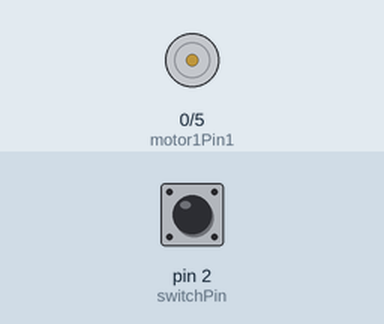
Simulated run of this sketch. Board: Arduino Uno, built with avr-gcc and run on an emulated ATmega328P. Shown: motor-driver pin pairs drawn as motors (green arrow = first pin HIGH = forward, orange = second pin HIGH = backward, longer = more drive, scaled by the enable pin). The test bench sets the inputs (shaded band); at power-on: pin 2 (switchPin) LOW.

Above: at 1.2 s.
1.3 s: pin 2 (switchPin) pulled HIGH for 0.15 s
At 1.7 s:
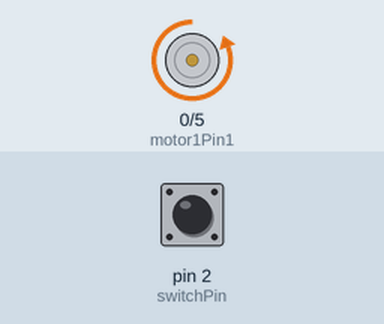
3.3 s: pin 2 (switchPin) pulled HIGH for 3.2 s
At 7.2 s:
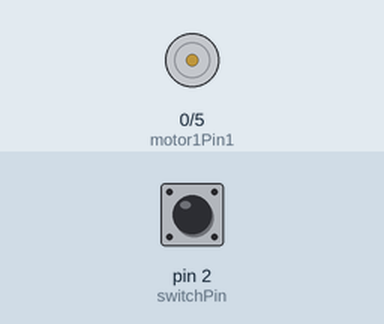
Timing chart, 0 to 8.7 s (numbered marks = the images above; inputs shaded):
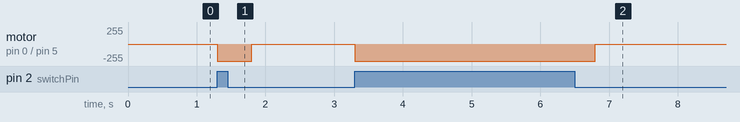

The sketch:

HBridge_Driver.ino
```cpp
int switchPin = 2; // switch input
int motor1Pin1 = 0; // pin 2 on L293D
int motor1Pin2 = 5; // pin 7 on L293D
int enablePin = 9; // pin 1 on L293D

void setup() {
  // set the switch as an input:
  pinMode(switchPin, INPUT);

  // set all the other pins you're using as outputs:
  pinMode(motor1Pin1, OUTPUT);
  pinMode(motor1Pin2, OUTPUT);
  pinMode(enablePin, OUTPUT);

  // set enablePin high so that motor can turn on:
  digitalWrite(enablePin, HIGH);
  digitalWrite(motor1Pin1, LOW);
  digitalWrite(motor1Pin2, LOW);
}

bool unlock = false;
void loop() {

  unlock = (digitalRead(switchPin) == HIGH);

  // if the switch is high, motor will turn on one direction:
  if (unlock) {
    digitalWrite(motor1Pin1, LOW); // set pin 2 on L293D low
    digitalWrite(motor1Pin2, HIGH);// set pin 7 on L293D high
    delay(500);
  }
  // if the switch is low, motor will turn in the opposite direction:
  else {
    digitalWrite(motor1Pin1, LOW); // set pin 2 on L293D high
    digitalWrite(motor1Pin2, LOW); // set pin 7 on L293D low
  }
}
```

Measured:
- after the input at 1.3 s, motor on pin 0 (motor1Pin1) / pin 5 (motor1Pin2): stopped → backward 255/255 at once, → stopped 0.50 s later
- after the input at 3.3 s, motor on pin 0 (motor1Pin1) / pin 5 (motor1Pin2): stopped → backward 255/255 at once, → stopped 3.5 s later
